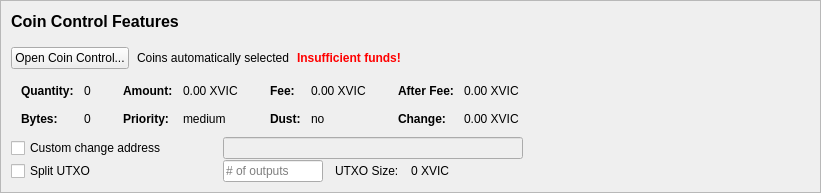
         <widget class="QFrame" name="frameCoinControl">
          <property name="sizePolicy">
           <sizepolicy hsizetype="Expanding" vsizetype="Expanding">
            <horstretch>0</horstretch>
            <verstretch>0</verstretch>
           </sizepolicy>
          </property>
          <property name="maximumSize">
           <size>
            <width>16777215</width>
            <height>16777215</height>
           </size>
          </property>
          <property name="frameShape">
           <enum>QFrame::StyledPanel</enum>
          </property>
          <property name="frameShadow">
           <enum>QFrame::Sunken</enum>
          </property>
          <layout class="QVBoxLayout" name="verticalLayoutCoinControl2">
           <property name="spacing">
            <number>0</number>
           </property>
           <property name="leftMargin">
            <number>0</number>
           </property>
           <property name="topMargin">
            <number>0</number>
           </property>
           <property name="rightMargin">
            <number>0</number>
           </property>
           <property name="bottomMargin">
            <number>0</number>
           </property>
           <item>
            <widget class="QFrame" name="frameCoinControl_BG">
             <layout class="QVBoxLayout" name="verticalLayoutCoinControl" stretch="0,0,0,0,0,0">
              <property name="spacing">
               <number>1</number>
              </property>
              <property name="leftMargin">
               <number>10</number>
              </property>
              <property name="topMargin">
               <number>10</number>
              </property>
              <item>
               <layout class="QHBoxLayout" name="horizontalLayoutCoinControl1">
                <property name="bottomMargin">
                 <number>15</number>
                </property>
                <item>
                 <layout class="QVBoxLayout" name="verticalLayout_3">
                  <property name="spacing">
                   <number>6</number>
                  </property>
                  <item>
                   <widget class="QLabel" name="labelCoinControlFeatures">
                    <property name="sizePolicy">
                     <sizepolicy hsizetype="Preferred" vsizetype="Maximum">
                      <horstretch>0</horstretch>
                      <verstretch>0</verstretch>
                     </sizepolicy>
                    </property>
                    <property name="minimumSize">
                     <size>
                      <width>0</width>
                      <height>20</height>
                     </size>
                    </property>
                    <property name="font">
                     <font>
                      <pointsize>12</pointsize>
                      <weight>75</weight>
                      <bold>true</bold>
                     </font>
                    </property>
                    <property name="styleSheet">
                     <string notr="true">font-weight:bold;</string>
                    </property>
                    <property name="text">
                     <string>Coin Control Features</string>
                    </property>
                   </widget>
                  </item>
                 </layout>
                </item>
               </layout>
              </item>
              <item>
               <layout class="QHBoxLayout" name="horizontalLayoutCoinControl2" stretch="0,0,0,0">
                <property name="spacing">
                 <number>8</number>
                </property>
                <property name="bottomMargin">
                 <number>10</number>
                </property>
                <item>
                 <widget class="QPushButton" name="pushButtonCoinControl">
                  <property name="styleSheet">
                   <string notr="true"/>
                  </property>
                  <property name="text">
                   <string>Open Coin Control...</string>
                  </property>
                  <property name="autoDefault">
                   <bool>false</bool>
                  </property>
                 </widget>
                </item>
                <item>
                 <widget class="QLabel" name="labelCoinControlAutomaticallySelected">
                  <property name="text">
                   <string>Coins automatically selected</string>
                  </property>
                  <property name="margin">
                   <number>5</number>
                  </property>
                 </widget>
                </item>
                <item>
                 <widget class="QLabel" name="labelCoinControlInsuffFunds">
                  <property name="font">
                   <font>
                    <weight>75</weight>
                    <bold>true</bold>
                   </font>
                  </property>
                  <property name="styleSheet">
                   <string notr="true">color:red;font-weight:bold;</string>
                  </property>
                  <property name="text">
                   <string>Insufficient funds!</string>
                  </property>
                  <property name="margin">
                   <number>5</number>
                  </property>
                 </widget>
                </item>
                <item>
                 <spacer name="horizontalSpacerCoinControl">
                  <property name="orientation">
                   <enum>Qt::Horizontal</enum>
                  </property>
                  <property name="sizeHint" stdset="0">
                   <size>
                    <width>40</width>
                    <height>1</height>
                   </size>
                  </property>
                 </spacer>
                </item>
               </layout>
              </item>
              <item>
               <widget class="QWidget" name="widgetCoinControl" native="true">
                <property name="sizePolicy">
                 <sizepolicy hsizetype="Preferred" vsizetype="Preferred">
                  <horstretch>0</horstretch>
                  <verstretch>0</verstretch>
                 </sizepolicy>
                </property>
                <property name="minimumSize">
                 <size>
                  <width>0</width>
                  <height>0</height>
                 </size>
                </property>
                <property name="styleSheet">
                 <string notr="true"/>
                </property>
                <layout class="QHBoxLayout" name="horizontalLayoutCoinControl5">
                 <property name="leftMargin">
                  <number>0</number>
                 </property>
                 <property name="topMargin">
                  <number>0</number>
                 </property>
                 <property name="rightMargin">
                  <number>0</number>
                 </property>
                 <property name="bottomMargin">
                  <number>0</number>
                 </property>
                 <item>
                  <layout class="QHBoxLayout" name="horizontalLayoutCoinControl3" stretch="0,0,0,1">
                   <property name="spacing">
                    <number>20</number>
                   </property>
                   <property name="topMargin">
                    <number>0</number>
                   </property>
                   <property name="bottomMargin">
                    <number>10</number>
                   </property>
                   <item>
                    <layout class="QFormLayout" name="formLayoutCoinControl1">
                     <property name="horizontalSpacing">
                      <number>10</number>
                     </property>
                     <property name="verticalSpacing">
                      <number>14</number>
                     </property>
                     <property name="leftMargin">
                      <number>10</number>
                     </property>
                     <property name="topMargin">
                      <number>4</number>
                     </property>
                     <property name="rightMargin">
                      <number>6</number>
                     </property>
                     <item row="0" column="0">
                      <widget class="QLabel" name="labelCoinControlQuantityText">
                       <property name="font">
                        <font>
                         <weight>75</weight>
                         <bold>true</bold>
                        </font>
                       </property>
                       <property name="text">
                        <string>Quantity:</string>
                       </property>
                       <property name="margin">
                        <number>0</number>
                       </property>
                      </widget>
                     </item>
                     <item row="0" column="1">
                      <widget class="QLabel" name="labelCoinControlQuantity">
                       <property name="cursor">
                        <cursorShape>IBeamCursor</cursorShape>
                       </property>
                       <property name="contextMenuPolicy">
                        <enum>Qt::ActionsContextMenu</enum>
                       </property>
                       <property name="text">
                        <string notr="true">0</string>
                       </property>
                       <property name="margin">
                        <number>0</number>
                       </property>
                       <property name="textInteractionFlags">
                        <set>Qt::LinksAccessibleByMouse|Qt::TextSelectableByKeyboard|Qt::TextSelectableByMouse</set>
                       </property>
                      </widget>
                     </item>
                     <item row="1" column="0">
                      <widget class="QLabel" name="labelCoinControlBytesText">
                       <property name="font">
                        <font>
                         <weight>75</weight>
                         <bold>true</bold>
                        </font>
                       </property>
                       <property name="text">
                        <string>Bytes:</string>
                       </property>
                      </widget>
                     </item>
                     <item row="1" column="1">
                      <widget class="QLabel" name="labelCoinControlBytes">
                       <property name="cursor">
                        <cursorShape>IBeamCursor</cursorShape>
                       </property>
                       <property name="contextMenuPolicy">
                        <enum>Qt::ActionsContextMenu</enum>
                       </property>
                       <property name="text">
                        <string notr="true">0</string>
                       </property>
                       <property name="textInteractionFlags">
                        <set>Qt::LinksAccessibleByMouse|Qt::TextSelectableByKeyboard|Qt::TextSelectableByMouse</set>
                       </property>
                      </widget>
                     </item>
                    </layout>
                   </item>
                   <item>
                    <layout class="QFormLayout" name="formLayoutCoinControl2">
                     <property name="horizontalSpacing">
                      <number>10</number>
                     </property>
                     <property name="verticalSpacing">
                      <number>14</number>
                     </property>
                     <property name="leftMargin">
                      <number>6</number>
                     </property>
                     <property name="topMargin">
                      <number>4</number>
                     </property>
                     <property name="rightMargin">
                      <number>6</number>
                     </property>
                     <item row="0" column="0">
                      <widget class="QLabel" name="labelCoinControlAmountText">
                       <property name="font">
                        <font>
                         <weight>75</weight>
                         <bold>true</bold>
                        </font>
                       </property>
                       <property name="text">
                        <string>Amount:</string>
                       </property>
                       <property name="margin">
                        <number>0</number>
                       </property>
                      </widget>
                     </item>
                     <item row="0" column="1">
                      <widget class="QLabel" name="labelCoinControlAmount">
                       <property name="cursor">
                        <cursorShape>IBeamCursor</cursorShape>
                       </property>
                       <property name="contextMenuPolicy">
                        <enum>Qt::ActionsContextMenu</enum>
                       </property>
                       <property name="text">
                        <string notr="true">0.00 XVIC</string>
                       </property>
                       <property name="textInteractionFlags">
                        <set>Qt::LinksAccessibleByMouse|Qt::TextSelectableByKeyboard|Qt::TextSelectableByMouse</set>
                       </property>
                      </widget>
                     </item>
                     <item row="1" column="0">
                      <widget class="QLabel" name="labelCoinControlPriorityText">
                       <property name="font">
                        <font>
                         <weight>75</weight>
                         <bold>true</bold>
                        </font>
                       </property>
                       <property name="text">
                        <string>Priority:</string>
                       </property>
                      </widget>
                     </item>
                     <item row="1" column="1">
                      <widget class="QLabel" name="labelCoinControlPriority">
                       <property name="cursor">
                        <cursorShape>IBeamCursor</cursorShape>
                       </property>
                       <property name="contextMenuPolicy">
                        <enum>Qt::ActionsContextMenu</enum>
                       </property>
                       <property name="text">
                        <string>medium</string>
                       </property>
                       <property name="textInteractionFlags">
                        <set>Qt::LinksAccessibleByMouse|Qt::TextSelectableByKeyboard|Qt::TextSelectableByMouse</set>
                       </property>
                      </widget>
                     </item>
                    </layout>
                   </item>
                   <item>
                    <layout class="QFormLayout" name="formLayoutCoinControl3">
                     <property name="horizontalSpacing">
                      <number>10</number>
                     </property>
                     <property name="verticalSpacing">
                      <number>14</number>
                     </property>
                     <property name="leftMargin">
                      <number>6</number>
                     </property>
                     <property name="topMargin">
                      <number>4</number>
                     </property>
                     <property name="rightMargin">
                      <number>6</number>
                     </property>
                     <item row="0" column="0">
                      <widget class="QLabel" name="labelCoinControlFeeText">
                       <property name="font">
                        <font>
                         <weight>75</weight>
                         <bold>true</bold>
                        </font>
                       </property>
                       <property name="text">
                        <string>Fee:</string>
                       </property>
                       <property name="margin">
                        <number>0</number>
                       </property>
                      </widget>
                     </item>
                     <item row="0" column="1">
                      <widget class="QLabel" name="labelCoinControlFee">
                       <property name="cursor">
                        <cursorShape>IBeamCursor</cursorShape>
                       </property>
                       <property name="contextMenuPolicy">
                        <enum>Qt::ActionsContextMenu</enum>
                       </property>
                       <property name="text">
                        <string notr="true">0.00 XVIC</string>
                       </property>
                       <property name="textInteractionFlags">
                        <set>Qt::LinksAccessibleByMouse|Qt::TextSelectableByKeyboard|Qt::TextSelectableByMouse</set>
                       </property>
                      </widget>
                     </item>
                     <item row="1" column="0">
                      <widget class="QLabel" name="labelCoinControlLowOutputText">
                       <property name="font">
                        <font>
                         <weight>75</weight>
                         <bold>true</bold>
                        </font>
                       </property>
                       <property name="text">
                        <string>Dust:</string>
                       </property>
                      </widget>
                     </item>
                     <item row="1" column="1">
                      <widget class="QLabel" name="labelCoinControlLowOutput">
                       <property name="cursor">
                        <cursorShape>IBeamCursor</cursorShape>
                       </property>
                       <property name="contextMenuPolicy">
                        <enum>Qt::ActionsContextMenu</enum>
                       </property>
                       <property name="text">
                        <string>no</string>
                       </property>
                       <property name="textInteractionFlags">
                        <set>Qt::LinksAccessibleByMouse|Qt::TextSelectableByKeyboard|Qt::TextSelectableByMouse</set>
                       </property>
                      </widget>
                     </item>
                    </layout>
                   </item>
                   <item>
                    <layout class="QFormLayout" name="formLayoutCoinControl4">
                     <property name="horizontalSpacing">
                      <number>10</number>
                     </property>
                     <property name="verticalSpacing">
                      <number>14</number>
                     </property>
                     <property name="leftMargin">
                      <number>6</number>
                     </property>
                     <property name="topMargin">
                      <number>4</number>
                     </property>
                     <property name="rightMargin">
                      <number>6</number>
                     </property>
                     <item row="0" column="0">
                      <widget class="QLabel" name="labelCoinControlAfterFeeText">
                       <property name="font">
                        <font>
                         <weight>75</weight>
                         <bold>true</bold>
                        </font>
                       </property>
                       <property name="text">
                        <string>After Fee:</string>
                       </property>
                       <property name="margin">
                        <number>0</number>
                       </property>
                      </widget>
                     </item>
                     <item row="0" column="1">
                      <widget class="QLabel" name="labelCoinControlAfterFee">
                       <property name="cursor">
                        <cursorShape>IBeamCursor</cursorShape>
                       </property>
                       <property name="contextMenuPolicy">
                        <enum>Qt::ActionsContextMenu</enum>
                       </property>
                       <property name="text">
                        <string notr="true">0.00 XVIC</string>
                       </property>
                       <property name="textInteractionFlags">
                        <set>Qt::LinksAccessibleByMouse|Qt::TextSelectableByKeyboard|Qt::TextSelectableByMouse</set>
                       </property>
                      </widget>
                     </item>
                     <item row="1" column="0">
                      <widget class="QLabel" name="labelCoinControlChangeText">
                       <property name="font">
                        <font>
                         <weight>75</weight>
                         <bold>true</bold>
                        </font>
                       </property>
                       <property name="text">
                        <string>Change:</string>
                       </property>
                      </widget>
                     </item>
                     <item row="1" column="1">
                      <widget class="QLabel" name="labelCoinControlChange">
                       <property name="cursor">
                        <cursorShape>IBeamCursor</cursorShape>
                       </property>
                       <property name="contextMenuPolicy">
                        <enum>Qt::ActionsContextMenu</enum>
                       </property>
                       <property name="text">
                        <string notr="true">0.00 XVIC</string>
                       </property>
                       <property name="textInteractionFlags">
                        <set>Qt::LinksAccessibleByMouse|Qt::TextSelectableByKeyboard|Qt::TextSelectableByMouse</set>
                       </property>
                      </widget>
                     </item>
                    </layout>
                   </item>
                  </layout>
                 </item>
                </layout>
               </widget>
              </item>
              <item>
               <layout class="QHBoxLayout" name="horizontalLayoutCoinControl4">
                <property name="spacing">
                 <number>12</number>
                </property>
                <property name="sizeConstraint">
                 <enum>QLayout::SetDefaultConstraint</enum>
                </property>
                <property name="topMargin">
                 <number>0</number>
                </property>
                <property name="rightMargin">
                 <number>0</number>
                </property>
                <item>
                 <widget class="QCheckBox" name="checkBoxCoinControlChange">
                  <property name="sizePolicy">
                   <sizepolicy hsizetype="Preferred" vsizetype="Preferred">
                    <horstretch>0</horstretch>
                    <verstretch>0</verstretch>
                   </sizepolicy>
                  </property>
                  <property name="minimumSize">
                   <size>
                    <width>200</width>
                    <height>0</height>
                   </size>
                  </property>
                  <property name="maximumSize">
                   <size>
                    <width>200</width>
                    <height>16777215</height>
                   </size>
                  </property>
                  <property name="toolTip">
                   <string>If this is activated, but the change address is empty or invalid, change will be sent to a newly generated address.</string>
                  </property>
                  <property name="text">
                   <string>Custom change address</string>
                  </property>
                 </widget>
                </item>
                <item>
                 <widget class="QValidatedLineEdit" name="lineEditCoinControlChange">
                  <property name="enabled">
                   <bool>false</bool>
                  </property>
                  <property name="sizePolicy">
                   <sizepolicy hsizetype="Preferred" vsizetype="Preferred">
                    <horstretch>0</horstretch>
                    <verstretch>0</verstretch>
                   </sizepolicy>
                  </property>
                  <property name="minimumSize">
                   <size>
                    <width>300</width>
                    <height>0</height>
                   </size>
                  </property>
                 </widget>
                </item>
                <item>
                 <widget class="QLabel" name="labelCoinControlChangeLabel">
                  <property name="sizePolicy">
                   <sizepolicy hsizetype="Preferred" vsizetype="Preferred">
                    <horstretch>0</horstretch>
                    <verstretch>0</verstretch>
                   </sizepolicy>
                  </property>
                  <property name="minimumSize">
                   <size>
                    <width>100</width>
                    <height>0</height>
                   </size>
                  </property>
                  <property name="text">
                   <string/>
                  </property>
                  <property name="margin">
                   <number>3</number>
                  </property>
                 </widget>
                </item>
               </layout>
              </item>
              <item>
               <layout class="QHBoxLayout" name="horizontalLayoutCoinControl6">
                <property name="spacing">
                 <number>12</number>
                </property>
                <property name="rightMargin">
                 <number>0</number>
                </property>
                <item>
                 <widget class="QCheckBox" name="splitBlockCheckBox">
                  <property name="sizePolicy">
                   <sizepolicy hsizetype="Preferred" vsizetype="Preferred">
                    <horstretch>0</horstretch>
                    <verstretch>0</verstretch>
                   </sizepolicy>
                  </property>
                  <property name="minimumSize">
                   <size>
                    <width>200</width>
                    <height>0</height>
                   </size>
                  </property>
                  <property name="maximumSize">
                   <size>
                    <width>200</width>
                    <height>16777215</height>
                   </size>
                  </property>
                  <property name="text">
                   <string>Split UTXO</string>
                  </property>
                 </widget>
                </item>
                <item>
                 <widget class="QLineEdit" name="splitBlockLineEdit">
                  <property name="sizePolicy">
                   <sizepolicy hsizetype="Preferred" vsizetype="Preferred">
                    <horstretch>50</horstretch>
                    <verstretch>0</verstretch>
                   </sizepolicy>
                  </property>
                  <property name="minimumSize">
                   <size>
                    <width>100</width>
                    <height>0</height>
                   </size>
                  </property>
                  <property name="maximumSize">
                   <size>
                    <width>100</width>
                    <height>16777215</height>
                   </size>
                  </property>
                  <property name="placeholderText">
                   <string># of outputs</string>
                  </property>
                 </widget>
                </item>
                <item>
                 <widget class="QLabel" name="labelBlockSizeText">
                  <property name="text">
                   <string>UTXO Size:</string>
                  </property>
                 </widget>
                </item>
                <item>
                 <widget class="QLabel" name="labelBlockSize">
                  <property name="text">
                   <string>0 XVIC</string>
                  </property>
                 </widget>
                </item>
                <item>
                 <spacer name="horizontalSpacer_7">
                  <property name="orientation">
                   <enum>Qt::Horizontal</enum>
                  </property>
                  <property name="sizeHint" stdset="0">
                   <size>
                    <width>40</width>
                    <height>20</height>
                   </size>
                  </property>
                 </spacer>
                </item>
               </layout>
              </item>
              <item>
               <spacer name="verticalSpacerCoinControl">
                <property name="orientation">
                 <enum>Qt::Vertical</enum>
                </property>
                <property name="sizeHint" stdset="0">
                 <size>
                  <width>800</width>
                  <height>1</height>
                 </size>
                </property>
               </spacer>
              </item>
             </layout>
            </widget>
           </item>
          </layout>
         </widget>
